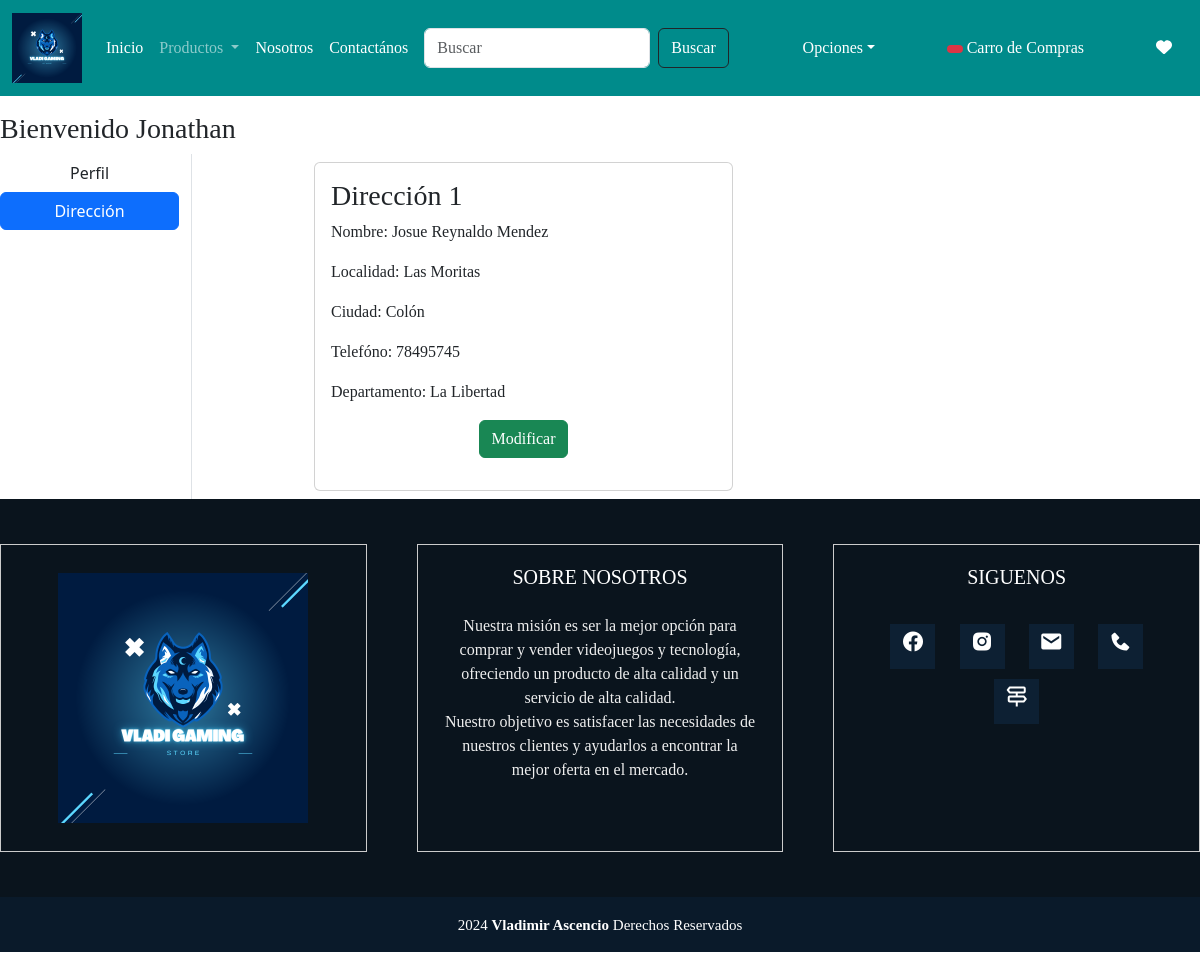
The page /address/ (signed in) on the database its author committed.
### app/models.py (models this page shows, shortened)
class Perfil(models.Model):
    user = models.ForeignKey(User, on_delete=models.CASCADE)
    nombre = models.CharField(max_length=255)
    localidad = models.CharField(max_length=255)
    ciudad = models.CharField(max_length=100)
    telefono = models.IntegerField()
    departamento = models.CharField(choices=STATE_CHOICES, max_length=100)

### app/views.py (the view)
# urls.py: path('address/', views.address, name='address' ),
@login_required
def address(request):
    add = Perfil.objects.filter(user=request.user)
    totalitem = 0
    wishitem = 0
    if request.user.is_authenticated:
        totalitem = len(Cart.objects.filter(user=request.user))
        wishitem = len(Wishlist.objects.filter(user = request.user))
    return render(request, 'app/address.html', locals())

### app/templates/app/address.html (shortened to what this page needs)
{% extends "app/base.html" %}
{% load static %}
{% block main-content %}
<div class=" my-3 my-6">
    <div class="row">
        <h3 style="font-family: 'Times New Roman', Times, serif;">Bienvenido <span class="text-capitalize">
            {{request.user}}</span> </h3>
    <div class="col-sm-2 border-end">
        <ul class="list-unstyled">
            <li class="d-grid"><a href="{% url 'profile' %}" class="btn">Perfil</a></li>
            <li class="d-grid"><a href="{% url 'address' %}" class="btn btn-primary">Dirección</a></li>
        </ul>
    </div>
    <div class="col-sm-9 offset-sm-1">
        <div class="row">
            {% for ad in add %}
                <div style="font-family: 'Times New Roman', Times, serif;" class="col-sm-6">
                    <div class="card m-2">
                        <div class="card-body">
                            <h3>Dirección {{forloop.counter}}</h3>
                            <p>Nombre: {{ad.nombre}}</p>
                            <p>Localidad: {{ad.localidad}}</p>
                            <p>Ciudad: {{ad.ciudad}}</p>
                            <p>Telefóno: {{ad.telefono}}</p>
                            <p>Departamento: {{ad.departamento}}</p>
                            <p class="text-center"><a href="{% url 'updateAddress' pk=ad.id%}" type="button" class="btn btn-success" >Modificar</a></p>
                        </div>
                    </div>
                </div>
            {% endfor %}
        </div>
    </div>
</div>
{% endblock main-content %}

### rows shown on the page
Perfil: nombre "Josue Reynaldo Mendez", localidad "Las Moritas", ciudad "Colón", telefono "78495745", departamento "La Libertad"

### other values the page prints
{{ request.user }} "Jonathan"
